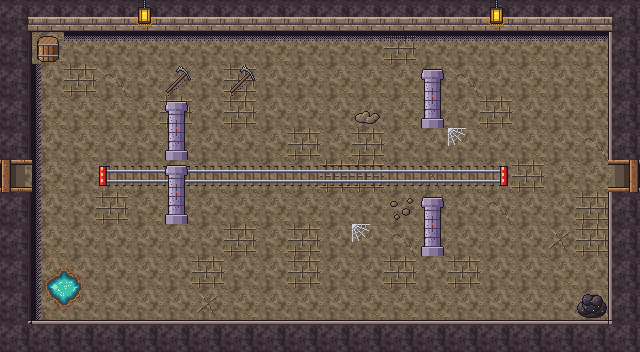

Tiled map render using the project's own tile images. Description and the whole map definition, tile-layer contents included, below:
An orthogonal 20x11 tile map with 32x32 px tiles, 4 tile layers (Sol, Decor, Murs, Dessus) and 10 objects (3x Ennemi, 2x Sortie, 2x Spawn, Porte, Chute, ...).

<map version="1.10" tiledversion="1.12.2" orientation="orthogonal" renderorder="right-down" width="20" height="11" tilewidth="32" tileheight="32" infinite="0" nextlayerid="6" nextobjectid="11">
 <properties>
  <property name="carte_x" type="int" value="2" />
  <property name="carte_y" type="int" value="1" />
  <property name="etage" value="rdc" />
 </properties>
 <tileset firstgid="1" source="../tilesets/mine.tsx" />
 <layer id="1" name="Sol" width="20" height="11">
  <data encoding="csv">
1,1,2,1,1,2,2,1,1,1,4,4,1,1,2,1,3,1,1,2,
2,2,1,1,1,1,1,1,2,1,1,1,3,1,1,1,2,1,1,1,
3,1,3,4,1,1,1,3,1,1,2,2,2,1,4,1,2,1,2,3,
3,2,2,2,2,3,1,3,1,1,1,1,2,2,1,3,1,1,1,2,
3,1,2,1,1,1,1,1,2,3,2,3,1,1,1,1,2,1,4,2,
1,2,1,2,1,1,2,2,1,2,3,3,1,5,2,1,3,2,2,1,
2,1,1,3,2,1,1,2,2,2,1,1,1,1,1,4,1,1,3,2,
2,2,1,1,1,1,1,3,2,3,1,1,4,1,1,1,1,5,3,1,
3,37,38,1,1,1,3,1,1,3,1,1,3,1,3,1,1,2,1,2,
2,39,40,1,1,1,5,2,1,1,1,2,2,2,1,1,1,1,1,1,
1,2,4,2,3,5,1,1,1,2,1,1,3,2,1,2,1,1,1,3
</data>
 </layer>
 <layer id="2" name="Decor" width="20" height="11">
  <data encoding="csv">
0,0,0,0,0,0,0,0,0,0,0,0,0,0,0,0,0,0,0,0,
0,0,13,13,13,13,13,13,13,13,13,13,13,13,13,13,13,13,13,0,
0,14,0,0,0,121,0,121,0,0,0,0,0,0,0,0,0,0,0,0,
0,14,0,0,0,0,0,0,0,0,0,16,0,0,0,0,0,0,0,0,
0,14,0,0,0,0,0,0,0,0,0,0,0,0,124,0,0,0,0,0,
0,14,0,100,7,7,7,7,7,7,7,7,7,7,7,101,0,0,0,0,
0,14,0,0,0,0,0,0,0,0,0,0,80,0,0,0,0,0,0,0,
0,14,0,0,0,0,0,0,0,0,0,124,0,0,0,0,0,0,0,0,
0,14,0,0,0,0,0,0,0,0,0,0,0,0,0,0,0,0,0,0,
0,14,0,0,0,0,0,0,0,0,0,0,0,0,0,0,0,0,0,0,
0,0,0,0,0,0,0,0,0,0,0,0,0,0,0,0,0,0,0,0
</data>
 </layer>
 <layer id="3" name="Murs" width="20" height="11">
  <data encoding="csv">
21,17,17,17,17,17,17,17,17,17,17,17,17,17,17,17,17,17,17,22,
19,122,0,0,0,0,0,0,0,0,0,0,0,0,0,0,0,0,0,20,
19,0,0,0,0,0,0,0,0,0,0,0,0,0,0,0,0,0,0,20,
19,0,0,0,0,0,0,0,0,0,0,0,0,144,0,0,0,0,0,20,
19,0,0,0,0,144,0,0,0,0,0,0,0,0,0,0,0,0,0,20,
43,0,0,0,0,0,0,0,0,0,0,0,0,0,0,0,0,0,0,44,
19,0,0,0,0,144,0,0,0,0,0,0,0,0,0,0,0,0,0,20,
19,0,0,0,0,0,0,0,0,0,0,0,0,144,0,0,0,0,0,20,
19,0,0,0,0,0,0,0,0,0,0,0,0,0,0,0,0,0,0,20,
19,0,0,0,0,0,0,0,0,0,0,0,0,0,0,0,0,0,110,20,
23,18,18,18,18,18,18,18,18,18,18,18,18,18,18,18,18,18,18,24
</data>
 </layer>
 <objectgroup id="4" name="Objets">
  <object id="1" type="Sortie" x="0" y="160" width="32" height="32">
   <properties>
    <property name="cible_carte" value="res://scenes/rooms/donjon2_salle_02_room.tscn" />
    <property name="cible_spawn" value="depuis_est" />
    <property name="godot_node_type" value="area" />
   </properties>
  </object>
  <object id="2" type="Sortie" x="608" y="160" width="32" height="32">
   <properties>
    <property name="cible_carte" value="res://scenes/rooms/donjon2_salle_05_room.tscn" />
    <property name="cible_spawn" value="depuis_ouest" />
    <property name="godot_node_type" value="area" />
   </properties>
  </object>
  <object id="3" type="Porte" x="608" y="160" width="32" height="32">
   <properties>
    <property name="id" value="donjon2_porte_02" />
    <property name="type" value="ennemis" />
   </properties>
  </object>
  <object id="4" type="Spawn" x="80" y="176">
   <properties>
    <property name="id" value="depuis_ouest" />
   </properties>
   <point />
  </object>
  <object id="5" type="Spawn" x="560" y="176">
   <properties>
    <property name="id" value="depuis_est" />
   </properties>
   <point />
  </object>
  <object id="6" type="Chute" x="32" y="256" width="64" height="64">
   <properties>
    <property name="id" value="donjon2_chute_04" />
    <property name="cible_carte" value="res://scenes/rooms/donjon2_salle_15_room.tscn" />
    <property name="cible_spawn" value="depuis_chute_salle_04" />
    <property name="godot_node_type" value="area" />
   </properties>
  </object>
  <object id="7" type="Ennemi" x="208" y="80">
   <properties>
    <property name="type" value="caillou_rampant" />
    <property name="variante" value="normal" />
   </properties>
   <point />
  </object>
  <object id="8" type="Coffre" x="496" y="80">
   <properties>
    <property name="id" value="donjon2_coffre_02" />
    <property name="contenu" value="boussole" />
    <property name="important" type="bool" value="false" />
   </properties>
   <point />
  </object>
  <object id="9" type="Ennemi" x="336" y="176">
   <properties>
    <property name="type" value="chauve_souris" />
    <property name="variante" value="normal" />
   </properties>
   <point />
  </object>
  <object id="10" type="Ennemi" x="464" y="272">
   <properties>
    <property name="type" value="caillou_rampant" />
    <property name="variante" value="normal" />
   </properties>
   <point />
  </object>
 </objectgroup>
 <layer id="5" name="Dessus" width="20" height="11">
  <data encoding="csv">
0,0,0,0,120,0,0,0,0,0,0,0,0,0,0,120,0,0,0,0,
0,0,0,0,0,0,0,0,0,0,0,0,0,0,0,0,0,0,0,0,
0,0,0,0,0,0,0,0,0,0,0,0,0,143,0,0,0,0,0,0,
0,0,0,0,0,143,0,0,0,0,0,0,0,0,0,0,0,0,0,0,
0,0,0,0,0,0,0,0,0,0,0,0,0,0,0,0,0,0,0,0,
47,0,0,0,0,143,0,0,0,0,0,0,0,0,0,0,0,0,0,48,
0,0,0,0,0,0,0,0,0,0,0,0,0,143,0,0,0,0,0,0,
0,0,0,0,0,0,0,0,0,0,0,0,0,0,0,0,0,0,0,0,
0,0,0,0,0,0,0,0,0,0,0,0,0,0,0,0,0,0,0,0,
0,0,0,0,0,0,0,0,0,0,0,0,0,0,0,0,0,0,0,0,
0,0,0,0,0,0,0,0,0,0,0,0,0,0,0,0,0,0,0,0
</data>
 </layer>
</map>
